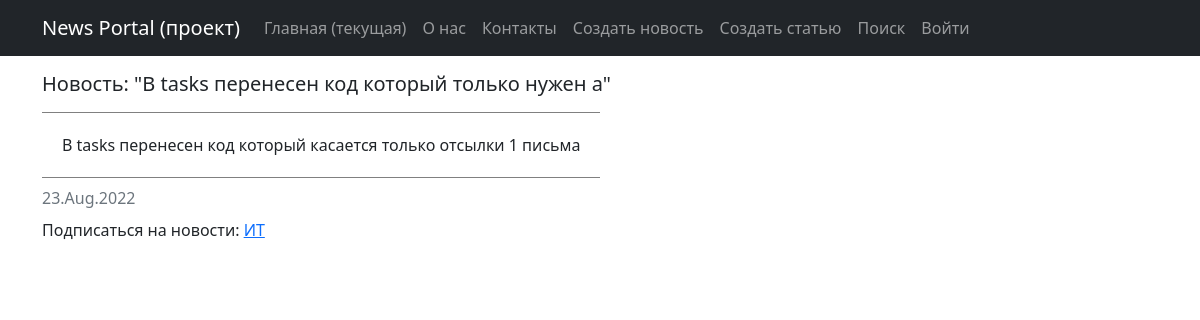
/posts/161, run on an earlier commit of the app's database.
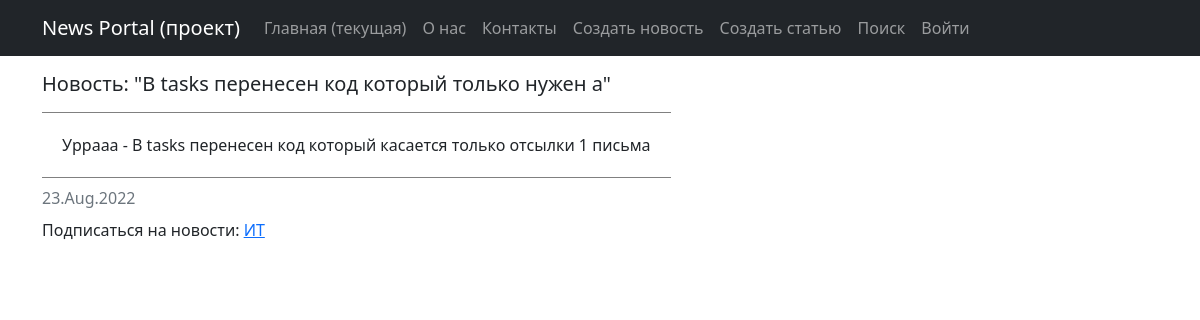
And on a later commit of the database.
### news/models.py (models this page shows, shortened)
class Post(models.Model):
    news = 'NW'
    article = 'AR'
    POST_TYPES =[
        (news, 'Новость'),
        (article, 'Статья'),
    ]
    author_user = models.ForeignKey('Author', on_delete=models.CASCADE)
    post_type = models.CharField(max_length=2,
                                  choices=POST_TYPES,
                                  default=article)
    create_date = models.DateTimeField(auto_now_add=True)
    category = models.ManyToManyField('Category', through='PostCategory')
    header_post = models.CharField(max_length=128)
    text_post = models.TextField()
    rating_post = models.SmallIntegerField(default=0)
    is_created = models.BooleanField(default=True) # для обработки в signals.py - только создали или модифицируем
    class Meta:
        verbose_name = 'Публикация'
        verbose_name_plural = 'Публикации'

### news/views.py (the view)
# urls.py: path('<int:pk>', PostDetail.as_view(), name='post_detail'),
class PostDetail(DetailView):
    model = Post
    template_name = 'post.html'
    context_object_name = 'post'
    def get_object(self, *args, **kwargs):
        obj = cache.get(f'post-{self.kwargs["pk"]}', None)
        if not obj:
            obj = super().get_object(queryset=self.queryset)
            cache.set(f'post-{self.kwargs["pk"]}', obj)
        return obj
    def get_context_data(self, **kwargs):
        context = super().get_context_data(**kwargs)
        id_post = self.kwargs.get('pk')
        cat_user = Category.objects.filter(subscribers__username=self.request.user).values('name_category')
        qs_subscride = Post.objects.get(pk=id_post).category.exclude(name_category__in=cat_user)
        qs_unsubscribe = Post.objects.get(pk=id_post).category.filter(name_category__in=cat_user)
        context['cat_for_subscribe'] = qs_subscride.values('id','name_category')
        context['cat_for_unsubscribe'] = qs_unsubscribe.values('id','name_category')
        context['offer_subscribe'] = qs_subscride.exists()
        context['offer_unsubscribe'] = qs_unsubscribe.exists()
        return context

### news/templatetags/custom_filters.py (called while the page is built)
@register.filter()
def censor(value):
    if not isinstance(value, str):
        raise TypeError("Цензура осуществляется только для объекта типа строка (str)")
    else:
        list_ = value.split(" ")
        for i in range(len(list_)):
            if list_[i].strip(string.punctuation).lower() in CENSOR_LIST:
                for j in range(1, len(list_[i])):
                    if list_[i][j] not in string.punctuation:
                        list_[i] = f"{list_[i][:j]}*{list_[i][j+1:]}"
        return f'{" ".join(list_)}'

### templates/post.html (shortened to what this page needs)
{% extends 'flatpages/default.html' %}
{% load custom_filters %}
{% load cache %}
{% block content %}
{% if post.post_type == 'NW' %}
    <p><h5 align="left">Новость: "{{ post.header_post|censor }}"</h5></p>
{% endif %}
<table border="2"  cellpadding="20" frame="hsides">
    <caption>{{ post.create_date|date:'d.M.Y' }} </caption>
    <tr>
        <td align="left">{{ post.text_post|censor }}</td>
    </tr>
</table>
{% if offer_subscribe %}
    <p align="left"> Подписаться на новости:
    {% for cat in cat_for_subscribe %}
        <a href="{% url 'add_subscribe' cat.id %}" >{{ cat.name_category }}</a>
    {% endfor %}
    </p>
{% endif %}
{% endblock content %}

What changed in the data, as far as the page shows it:
changed Post "В tasks перенесен код который только нужен а": text_post|censor "В tasks перенесен код который касается только отсылки 1 письма" → "Уррааа - В tasks перенесен код который касается только отсылки 1 письма"
